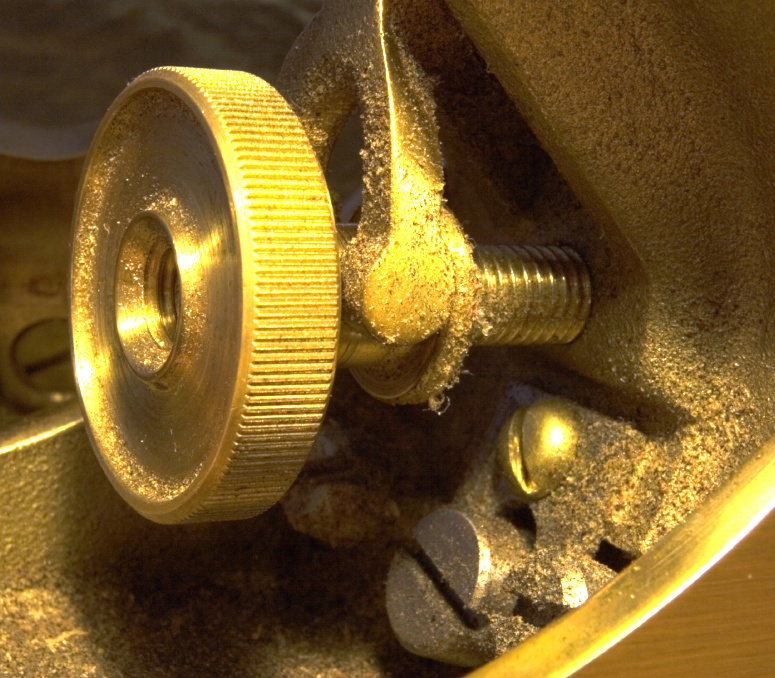
#> input picture hdr-bilder/Adjuster/Adjuster_00032.png, 775 x 678 px
$ python Poisson.py
#> lines starting #> are read from the running program, lines starting #| are printed output that depends on the picture
import numpy as np
import imageio
import matplotlib.pyplot as plt

iter = 50

def poisson(u_0, n, h=None, lam=None, rand='dericle', mask=None, mode=None, laplace=None, k=1):
    """
    Poisson equation solver implmentation using explicit method
    :param u_0: Initil condition value (initial image)
    :param n: number of iterations
    :param h: optionally specified parameter for controlling the poisson solving result (data attachment)
    :param lam: Optional parameter used with blurring to specify maximal blur
    :param rand: Specifies which rand condition type to use, supported are Derichlet and Neumann. (Derichelt is default)
    :param mask: Optionally specified parameter which allows to mask part of a image so that poisson solving wont affect masked part
    :param mode: (Optional) Specifies mode in which poisson equation is used (only supported mode is "kf" - contrast enhancing)
    :param laplace: Optional parameter to specify laplace of the image
    :param k: Optional, contrast enhancing value used with "kf" mode
    :return:
    """
    d_x = 1
    d_t = 0.25
    alpha = d_t / (d_x ** 2)

    u = np.zeros((u_0.shape[0], u_0.shape[1], n+1))

    u[:, :, 0] = u_0

    if h is None:
        h = np.zeros((u_0.shape[0], u_0.shape[1]))

    if mode == 'kf' and laplace is not None:
        h = k * laplace

    for i in range(n):

        if lam is not None:
            h = lam * (u[:, :, i] - u[:, :, 0])

        u[1:-1, 1:-1, i + 1] = u[1:-1, 1:-1, i] + alpha * (u[:-2, 1:-1, i] + u[2:, 1:-1, i] + u[1:-1, :-2, i] + u[1:-1, 2:, i] - (4 * u[1:-1, 1:-1, i])) - d_t * h[1:-1, 1:-1]
        if rand == 'dericle':
            u[:, 0, i + 1] = u[:, 0, i]
            u[:, -1, i + 1] = u[:, -1, i]
            u[0, :, i + 1] = u[0, :, i]
            u[-1, :, i + 1] = u[-1, :, i]
        elif rand == 'neuman':
            u[0, 0, i+1] = u[0, 0, i] + alpha * ((2 * u[0, 1, i]) +  (2 * u[1, 0, i]) - (4 * u[0, 0, i])) - d_t * h[0, 0]
            u[-1, 0, i + 1] = u[-1, 0, i] + alpha * ((2 * u[-2, 0, i]) + (2 * u[-1, 1, i]) - (4 * u[-1, 0, i])) - d_t * h[-1, 0]
            u[0, -1, i + 1] = u[0, -1, i] + alpha * ((2 * u[0, -2, i]) + (2 * u[1, -1, i]) - (4 * u[0, -1, i])) - d_t * h[0, -1]
            u[-1, -1, i + 1] = u[-1, -1, i] + alpha * ((2 * u[0, -2, i]) + (2 * u[-2, -1, i]) - (4 * u[-1, -1, i])) - d_t * h[-1, -1]
            u[1:-1, 0, i + 1] = u[1:-1, 0, i] + alpha * ((2 * u[1:-1, 1, i]) + u[:-2, 0, i] + u[2:, 0, i] - (4 * u[1:-1, 0, i])) - d_t * h[1:-1, 0]
            u[1:-1, -1, i + 1] = u[1:-1, -1, i] + alpha * ((2 * u[1:-1, -2, i]) + u[:-2, -1, i] + u[2:, -1, i] - (4 * u[1:-1, -1, i])) - d_t * h[1:-1, -1]
            u[0, 1:-1, i + 1] = u[0, 1:-1, i] + alpha * ((2 * u[1, 1:-1, i]) + u[0, :-2, i] + u[0, 2:, i] - (4 * u[0, 1:-1, i])) - d_t * h[0, 1:-1]
            u[-1, 1:-1, i + 1] = u[-1, 1:-1, i] + alpha * ((2 * u[-2, 1:-1, i]) + u[-1, :-2, i] + u[-1, 2:, i] - (4 * u[-1, 1:-1, i])) - d_t * h[-1, 1:-1]
        u[:, :, i+1] = np.clip(u[:, :, i+1], 0, 1)
        print(i)
        if mask is not None:
            f_u = u[:, :, i+1]
            f_u[np.invert(mask[:, :])] = u_0[np.invert(mask[:, :])]
            u[:, :, i+1] = f_u


    return u


if __name__ == "__main__":
    img = imageio.imread('../hdr-bilder/Adjuster/Adjuster_00032.png')
#> img is the input picture: shape (678, 775, 3); mean R, G, B 117.3, 89.7, 38.4
    img = np.sum(img.astype(float), 2) / (3 * 255)
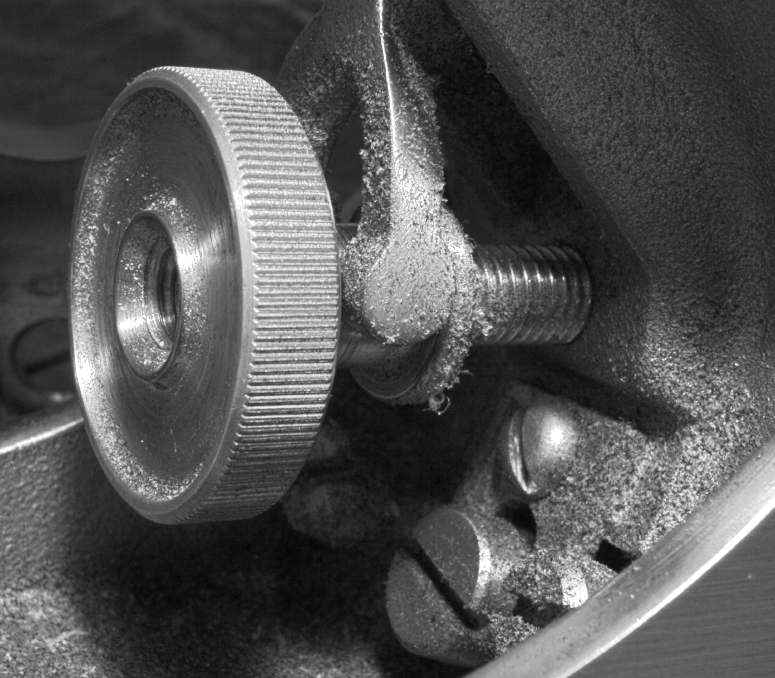
#> img: shape (678, 775) float64; min 0.0209, max 1, mean 0.321
    print(img.shape)
#| (678, 775)

    blur_img = poisson(img, iter, rand='neuman')

    plt.imshow(blur_img[:, :, -1], plt.cm.gray)
    plt.show()
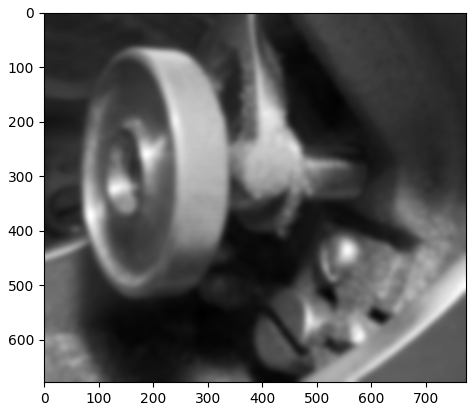
#> figure drawn by matplotlib, 1 panel
